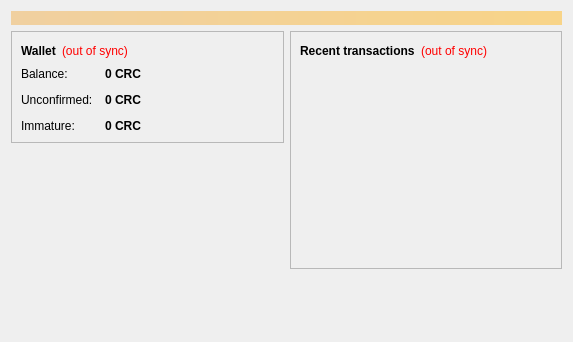
<?xml version="1.0" encoding="UTF-8"?>
<ui version="4.0">
 <class>OverviewPage</class>
 <widget class="QWidget" name="OverviewPage">
  <property name="geometry">
   <rect>
    <x>0</x>
    <y>0</y>
    <width>573</width>
    <height>342</height>
   </rect>
  </property>
  <property name="windowTitle">
   <string>Form</string>
  </property>
  <layout class="QVBoxLayout" name="topLayout">
   <item>
    <widget class="QLabel" name="labelAlerts">
     <property name="visible">
      <bool>false</bool>
     </property>
     <property name="styleSheet">
      <string notr="true">background-color: qlineargradient(x1: 0, y1: 0, x2: 1, y2: 0, stop:0 #F0D0A0, stop:1 #F8D488); color:#000000;</string>
     </property>
     <property name="wordWrap">
      <bool>true</bool>
     </property>
     <property name="margin">
      <number>3</number>
     </property>
    </widget>
   </item>
   <item>
    <layout class="QHBoxLayout" name="horizontalLayout" stretch="1,1">
     <item>
      <layout class="QVBoxLayout" name="verticalLayout_2">
       <item>
        <widget class="QFrame" name="frame">
         <property name="frameShape">
          <enum>QFrame::StyledPanel</enum>
         </property>
         <property name="frameShadow">
          <enum>QFrame::Raised</enum>
         </property>
         <layout class="QVBoxLayout" name="verticalLayout_4">
          <item>
           <layout class="QHBoxLayout" name="horizontalLayout_4">
            <item>
             <widget class="QLabel" name="label_5">
              <property name="font">
               <font>
                <weight>75</weight>
                <bold>true</bold>
               </font>
              </property>
              <property name="text">
               <string>Wallet</string>
              </property>
             </widget>
            </item>
            <item>
             <widget class="QLabel" name="labelWalletStatus">
              <property name="toolTip">
               <string>The displayed information may be out of date. Your wallet automatically synchronizes with the Bitcoin network after a connection is established, but this process has not completed yet.</string>
              </property>
              <property name="styleSheet">
               <string notr="true">QLabel { color: red; }</string>
              </property>
              <property name="text">
               <string notr="true">(out of sync)</string>
              </property>
              <property name="alignment">
               <set>Qt::AlignLeading|Qt::AlignLeft|Qt::AlignVCenter</set>
              </property>
             </widget>
            </item>
            <item>
             <spacer name="horizontalSpacer_2">
              <property name="orientation">
               <enum>Qt::Horizontal</enum>
              </property>
              <property name="sizeHint" stdset="0">
               <size>
                <width>40</width>
                <height>20</height>
               </size>
              </property>
             </spacer>
            </item>
           </layout>
          </item>
          <item>
           <layout class="QFormLayout" name="formLayout_2">
            <property name="fieldGrowthPolicy">
             <enum>QFormLayout::AllNonFixedFieldsGrow</enum>
            </property>
            <property name="horizontalSpacing">
             <number>12</number>
            </property>
            <property name="verticalSpacing">
             <number>12</number>
            </property>
            <item row="0" column="0">
             <widget class="QLabel" name="label">
              <property name="text">
               <string>Balance:</string>
              </property>
             </widget>
            </item>
            <item row="0" column="1">
             <widget class="QLabel" name="labelBalance">
              <property name="font">
               <font>
                <weight>75</weight>
                <bold>true</bold>
               </font>
              </property>
              <property name="cursor">
               <cursorShape>IBeamCursor</cursorShape>
              </property>
              <property name="toolTip">
               <string>Your current balance</string>
              </property>
              <property name="text">
               <string notr="true">0 CRC</string>
              </property>
              <property name="textInteractionFlags">
               <set>Qt::LinksAccessibleByMouse|Qt::TextSelectableByKeyboard|Qt::TextSelectableByMouse</set>
              </property>
             </widget>
            </item>
            <item row="1" column="0">
             <widget class="QLabel" name="label_3">
              <property name="text">
               <string>Unconfirmed:</string>
              </property>
             </widget>
            </item>
            <item row="1" column="1">
             <widget class="QLabel" name="labelUnconfirmed">
              <property name="font">
               <font>
                <weight>75</weight>
                <bold>true</bold>
               </font>
              </property>
              <property name="cursor">
               <cursorShape>IBeamCursor</cursorShape>
              </property>
              <property name="toolTip">
               <string>Total of transactions that have yet to be confirmed, and do not yet count toward the current balance</string>
              </property>
              <property name="text">
               <string notr="true">0 CRC</string>
              </property>
              <property name="textInteractionFlags">
               <set>Qt::LinksAccessibleByMouse|Qt::TextSelectableByKeyboard|Qt::TextSelectableByMouse</set>
              </property>
             </widget>
            </item>
            <item row="2" column="0">
             <widget class="QLabel" name="labelImmatureText">
              <property name="text">
               <string>Immature:</string>
              </property>
             </widget>
            </item>
            <item row="2" column="1">
             <widget class="QLabel" name="labelImmature">
              <property name="font">
               <font>
                <weight>75</weight>
                <bold>true</bold>
               </font>
              </property>
              <property name="toolTip">
               <string>Mined balance that has not yet matured</string>
              </property>
              <property name="text">
               <string notr="true">0 CRC</string>
              </property>
              <property name="textInteractionFlags">
               <set>Qt::LinksAccessibleByMouse|Qt::TextSelectableByKeyboard|Qt::TextSelectableByMouse</set>
              </property>
             </widget>
            </item>
           </layout>
          </item>
         </layout>
        </widget>
       </item>
       <item>
        <spacer name="verticalSpacer">
         <property name="orientation">
          <enum>Qt::Vertical</enum>
         </property>
         <property name="sizeHint" stdset="0">
          <size>
           <width>20</width>
           <height>40</height>
          </size>
         </property>
        </spacer>
       </item>
      </layout>
     </item>
     <item>
      <layout class="QVBoxLayout" name="verticalLayout_3">
       <item>
        <widget class="QFrame" name="frame_2">
         <property name="frameShape">
          <enum>QFrame::StyledPanel</enum>
         </property>
         <property name="frameShadow">
          <enum>QFrame::Raised</enum>
         </property>
         <layout class="QVBoxLayout" name="verticalLayout">
          <item>
           <layout class="QHBoxLayout" name="horizontalLayout_2">
            <item>
             <widget class="QLabel" name="label_4">
              <property name="text">
               <string>&lt;b&gt;Recent transactions&lt;/b&gt;</string>
              </property>
             </widget>
            </item>
            <item>
             <widget class="QLabel" name="labelTransactionsStatus">
              <property name="toolTip">
               <string>The displayed information may be out of date. Your wallet automatically synchronizes with the Bitcoin network after a connection is established, but this process has not completed yet.</string>
              </property>
              <property name="styleSheet">
               <string notr="true">QLabel { color: red; }</string>
              </property>
              <property name="text">
               <string notr="true">(out of sync)</string>
              </property>
              <property name="alignment">
               <set>Qt::AlignRight|Qt::AlignTrailing|Qt::AlignVCenter</set>
              </property>
             </widget>
            </item>
            <item>
             <spacer name="horizontalSpacer">
              <property name="orientation">
               <enum>Qt::Horizontal</enum>
              </property>
              <property name="sizeHint" stdset="0">
               <size>
                <width>40</width>
                <height>20</height>
               </size>
              </property>
             </spacer>
            </item>
           </layout>
          </item>
          <item>
           <widget class="QListView" name="listTransactions">
            <property name="styleSheet">
             <string notr="true">QListView { background: transparent; }</string>
            </property>
            <property name="frameShape">
             <enum>QFrame::NoFrame</enum>
            </property>
            <property name="verticalScrollBarPolicy">
             <enum>Qt::ScrollBarAlwaysOff</enum>
            </property>
            <property name="horizontalScrollBarPolicy">
             <enum>Qt::ScrollBarAlwaysOff</enum>
            </property>
            <property name="selectionMode">
             <enum>QAbstractItemView::NoSelection</enum>
            </property>
           </widget>
          </item>
         </layout>
        </widget>
       </item>
       <item>
        <spacer name="verticalSpacer_2">
         <property name="orientation">
          <enum>Qt::Vertical</enum>
         </property>
         <property name="sizeHint" stdset="0">
          <size>
           <width>20</width>
           <height>40</height>
          </size>
         </property>
        </spacer>
       </item>
      </layout>
     </item>
    </layout>
   </item>
  </layout>
 </widget>
 <resources/>
 <connections/>
</ui>
